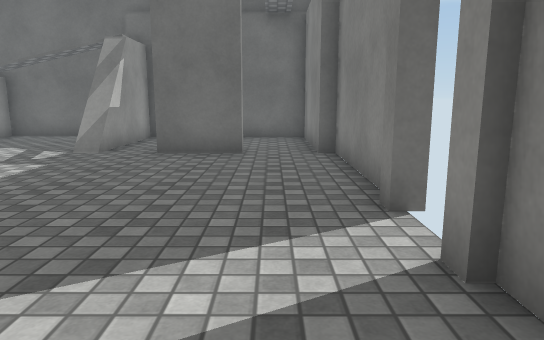
View 1 (above)

12 first-person views from a walk through a Unity game level. The camera is 1.2 m above the floor, tilts 10° down and sees 70° across. The floor is counted in squares, 1 m on a side. Each view is taken from the middle of a square. On the plan, view 1 faces up. The plan holds only what a view shows up to about 15 squares ahead; the rest is blank. The place goes on beyond the plan. The player character is not drawn. Door leaves are left out, so doorways stand open. Surface patterns are stand-ins for the level's own textures.

View 2
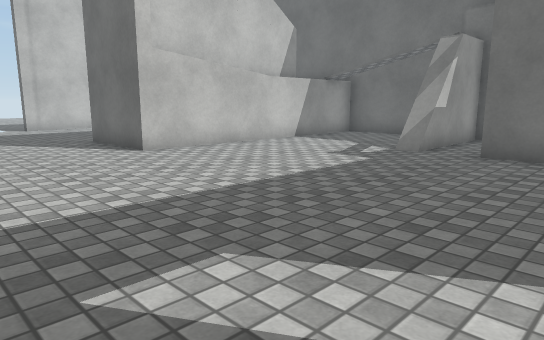

View 3
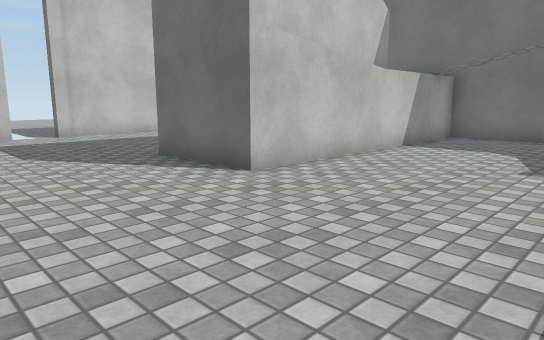

View 4
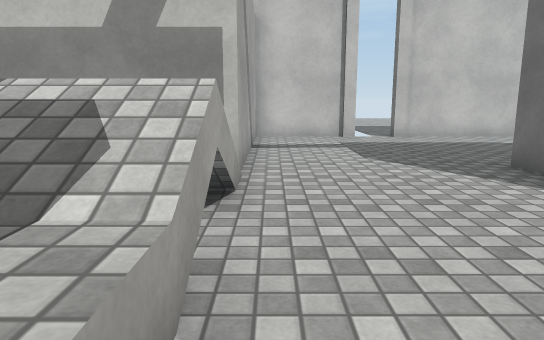

View 5
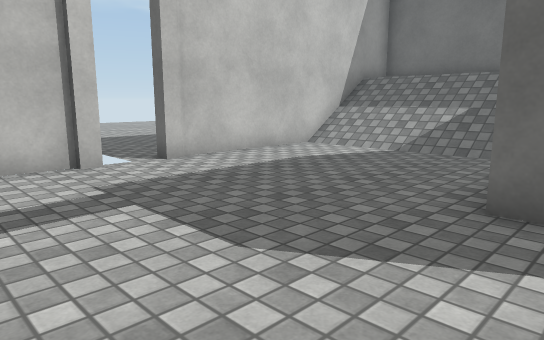

View 6
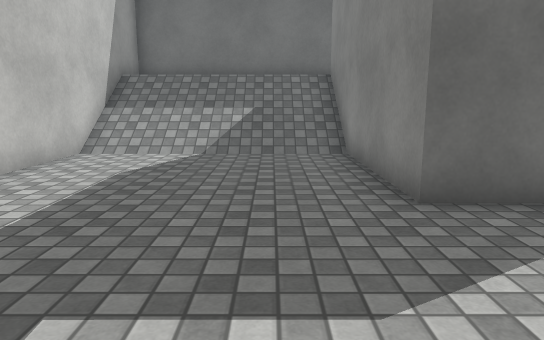

View 7
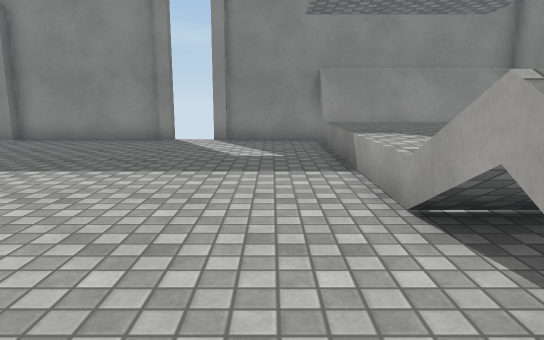

View 8
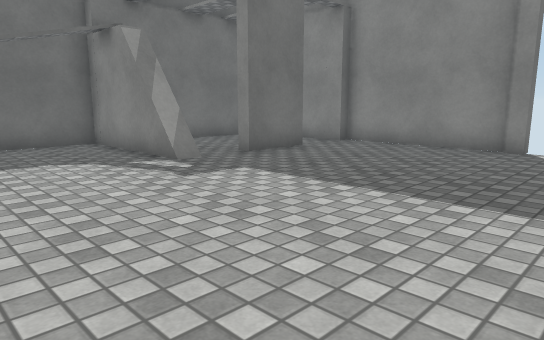

View 9
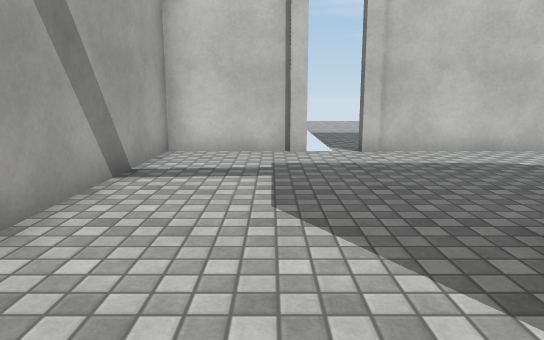

View 10
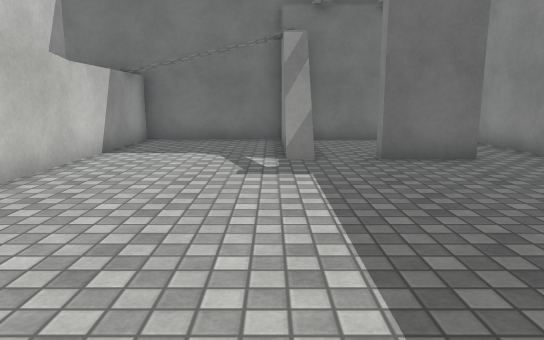

View 11
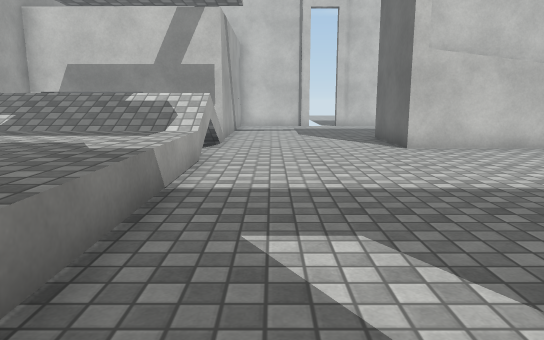

View 12
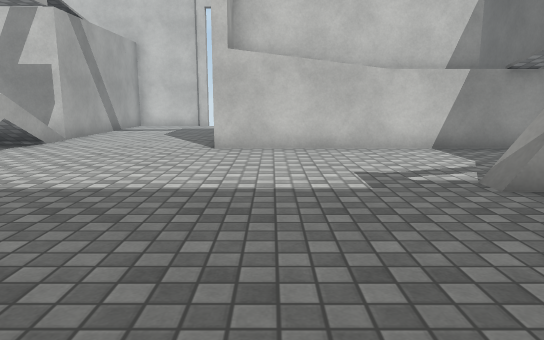

### Floor plan
Key: @ floor where view 1 was taken; # wall or solid block; . main floor; : floor 0.5 m higher than the main floor; + floor 0.75 m higher than the main floor; * floor 1.25 m higher than the main floor; / step, stairs or slope; D open door; = window, fence, low wall or low ledge; v drop or lower ground.
Columns run from 19 left of view 1 to 2 right of it. Each row starts with its distance up from view 1.
 14  ##############
 13  #        #...#######
 12  #/////## v...##....#
 11  #/////## v...##....#
 10  #/////## v...##....#
  9  #/////## v......##.##
  8  #.....## v..........#
  7  #.....## v..........#
  6  #.....## v..........#
  5 ##.....###...........#
  4 D#...................D
  3 D....................D
  2 #....................#
  1 #....................#
  0 #..................@.#
 -1 #########+**+::::::=##
 -2         #  *+::::::###
 -3         #          :##

Where each view was taken, in squares from view 1:
view 1: 0 up, 0 right, facing up
view 2: 0 up, 0 right, facing up-left
view 3: 0 up, 4 left, facing up-left
view 4: 0 up, 5 left, facing left
view 5: 0 up, 11 left, facing up-left
view 6: 0 up, 14 left, facing up
view 7: 1 up, 11 left, facing right
view 8: 2 up, 9 left, facing up-right
view 9: 2 up, 9 left, facing left
view 10: 1 up, 5 left, facing up
view 11: 1 up, 1 right, facing left
view 12: 6 up, 1 right, facing left
